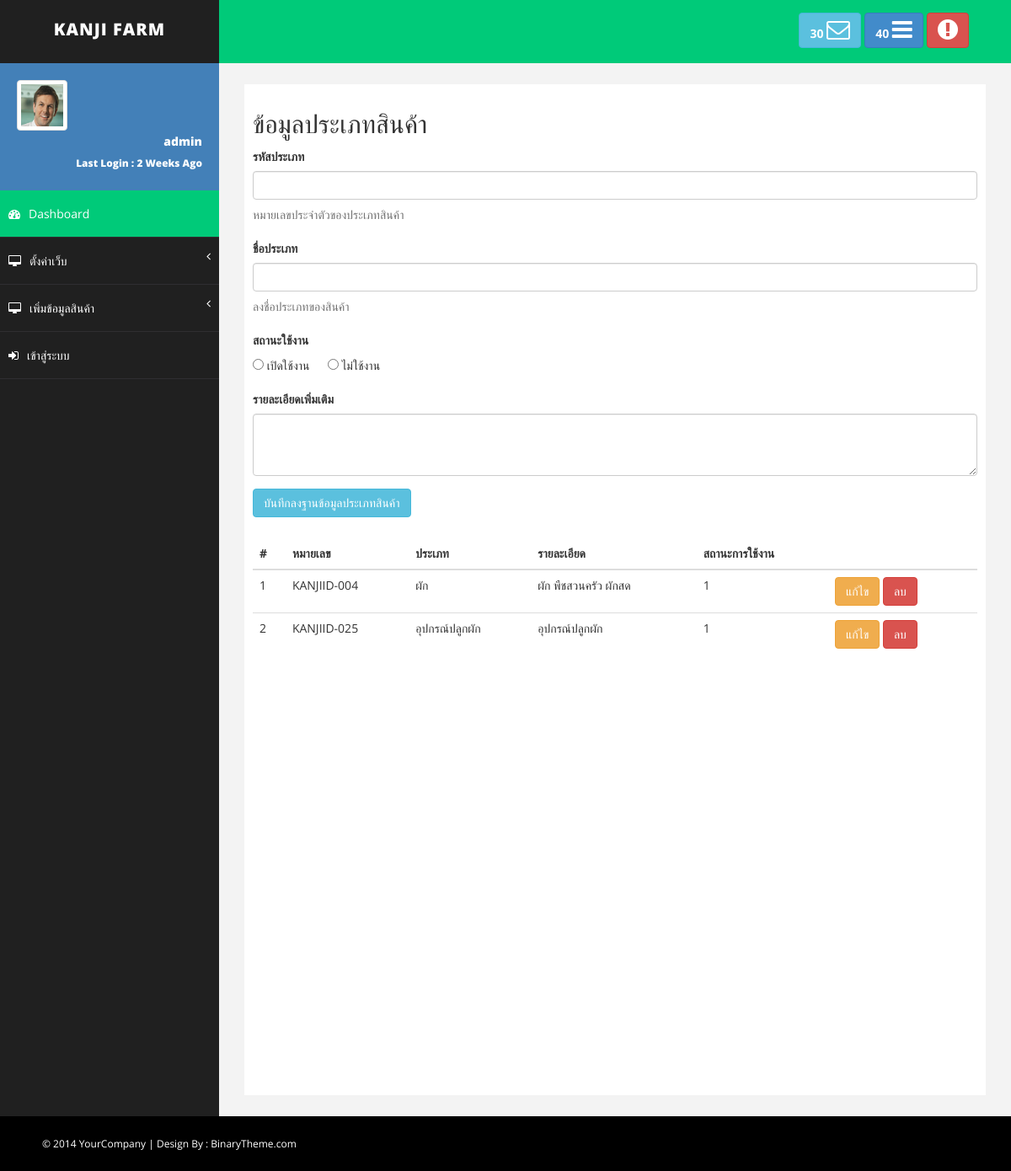
The app's page /backend_disc/admin/systems/form_product_type.php (signed in) with its own data.
### tables this page shows
CREATE TABLE `kanji_product_type` (
  `type_id` int(10) NOT NULL,
  `product_type_id` varchar(10) NOT NULL,
  `product_type_name` varchar(100) NOT NULL,
  `product_type_detail` varchar(500) NOT NULL,
  `sys_timestamp` timestamp NOT NULL DEFAULT current_timestamp(),
  `product_type_status` char(10) NOT NULL DEFAULT '1'
);

### services/class/Connection.php (called while the page is built, shortened)
<?php
class Connection {
		public $hostname 	= 'localhost';
		public $username 	= 'root';
		public $password	= '';
		public $dbname 		= 'atsamatd_atsamatd';
		public function openConnection(){
			try{
				$server = @$_SERVER['SERVER_NAME'];
				if($server == 'localhost'):
					$conn = new PDO("mysql:host=$this->hostname;dbname=$this->dbname;",$this->username,$this->password);
					$conn->setAttribute(PDO::ATTR_ERRMODE,PDO::ERRMODE_EXCEPTION);
				else:
					$conn = new PDO("mysql:host=$this->hostname;dbname=atsamatd_atsamatd;","atsamatd_root","atsamatd");
					$conn->setAttribute(PDO::ATTR_ERRMODE,PDO::ERRMODE_EXCEPTION);
				endif;
				return $this->pdo = $conn;
			}catch(PDOException $err){
				echo $err->getMessage();
			}
		}
}
?>

### backend_disc/admin/systems/form_product_type.php (the view, shortened to what this page needs)
<?php
    $connection = new Connection(true);
    $stmt_select = $connection->pdo->prepare("SELECT * FROM kanji_product_type WHERE ?");
    $stmt_select->execute(array('1=1'));
?>
<!DOCTYPE html>
<html xmlns="http://www.w3.org/1999/xhtml">
<head>
    <link href="assets/css/bootstrap.css" rel="stylesheet" />
    <link href="assets/css/font-awesome.css" rel="stylesheet" />
    <link href="assets/css/basic.css" rel="stylesheet" />
    <link href="assets/css/custom.css" rel="stylesheet" />
</head>
<body>
    <div id="wrapper">
     <?php include "./header-template.php"; ?>
      <?php include "./aside-template.php"; ?>
        <div id="page-wrapper">
            <div id="page-inner">
                <h2>ข้อมูลประเภทสินค้า</h2>
                <form role="form" action="./post_product_type.php" enctype="multipart/form-data" method="post">
                    <div class="form-group">
                        <label>รหัสประเภท</label>
                        <input class="form-control" name="product_type_id" type="text">
                        <p class="help-block">หมายเลขประจำตัวของประเภทสินค้า</p>
                    </div>
                    <div class="form-group">
                        <label>ชื่อประเภท</label>
                        <input class="form-control" name="product_type_name" type="text">
                        <p class="help-block">ลงชื่อประเภทของสินค้า</p>
                    </div>
                    <div class="form-group">
                        <label>สถานะใช้งาน</label><br>
                        <input type="radio" name="product_type_status" id="product_type_status" value="1"> เปิดใช้งาน &emsp;
                        <input type="radio" name="product_type_status" id="product_type_status" value="0"> ไม่ใช้งาน
                    </div>
                    <div class="form-group">
                        <label>รายละเอียดเพิ่มเติม</label>
                        <textarea class="form-control" name="product_type_detail" rows="3"></textarea>
                    </div>
                    <button type="submit" name="process" value="insert_product" class="btn btn-info">บันทึกลงฐานข้อมูลประเภทสินค้า</button>
                </form>
                <br>
                <div class="row">
                    <div class="col-md-12">
                        <table class="table">
                            <thead>
                                <tr>
                                    <th>#</th>
                                    <th>หมายเลข</th>
                                    <th>ประเภท</th>
                                    <th>รายละเอียด</th>
                                    <th>สถานะการใช้งาน</th>
                                    <th/</th>
                                </tr>
                            </thead>
                            <tbody>
                                <?php
                                    $i = 1;
                                    while($r = $stmt_select->fetch(PDO::FETCH_ASSOC)):
                                ?>
                                <tr>
                                    <td><?php echo $i++ ?></td>
                                    <td><?php echo $r['product_type_id'].$r['type_id'];; ?></td>
                                    <td><?php echo $r['product_type_name']; ?></td>
                                    <td><?php echo $r['product_type_detail']; ?></td>
                                    <td><?php echo $r['product_type_status']; ?></td>
                                    <td>
                                        <button class="btn btn-warning">แก้ไข</button>
                                        <button class="btn btn-danger">ลบ</button>
                                    </td>
                                </tr>
                                <?php endwhile; ?>
                            </tbody>
                        </table>
                    </div>
                </div>
            </div>
        </div>
    </div>
   <?php include "./footer-template.php"; ?>
</body>
</html>

### backend_disc/admin/systems/assets/css/basic.css (style rules this page uses)
body { font-family: 'Open Sans', sans-serif; line-height:25px; }
#wrapper { width: 100%; background: #202020; }
#page-wrapper { padding: 15px 15px; min-height: 600px; background: #F3F3F3; }
#page-inner { width: 100%; margin: 10px 20px 10px 0px; background-color: #fff!important; padding: 10px; min-height: 1200px; }
@media (min-width:768px) { #page-wrapper { margin: 0 0 0 260px; padding: 15px 30px; min-height: 1200px; } }

### records on screen
kanji_product_type: product_type "KANJIID-00", type_id "4", product_type_name "ผัก", product_type_detail "ผัก พืชสวนครัว ผักสด", product_type_status "1"
kanji_product_type: product_type "KANJIID-02", type_id "5", product_type_name "อุปกรณ์ปลูกผัก", product_type_detail "อุปกรณ์ปลูกผัก", product_type_status "1"
